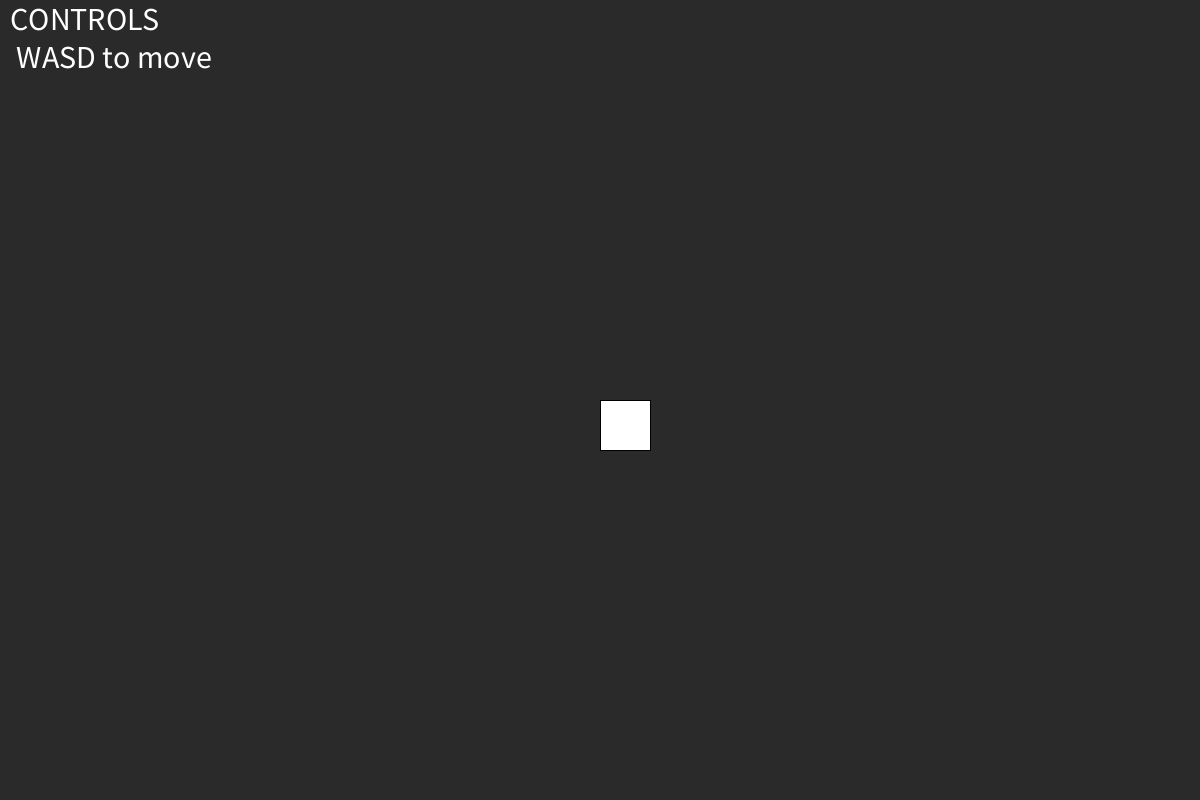
Frame 1 (no input)
Frame 60 (the mouse pressed at the canvas centre just before this capture): identical to frame 1, image omitted
Frame 120 (the mouse held since frame 60 and released just before this capture): identical to frame 1, image omitted

The Processing sketch that drew this single still picture (run headless with seeded random() and noise(); from frame 60 on, the mouse is pressed at the canvas centre):

// Processing sketch: squaredude
// ── squaredude.pde
// declaration
Player p1;

void setup() {
  size(1200, 800);
  
  // initialize var
  p1 = new Player(width / 2, height / 2, 50, 50);
}

void draw(){
  background(42);
  
  p1.render();
  p1.move();
  p1.upwards();
  p1.downwards();
  
  textSize(32);
  fill(255, 255, 255);
  text("CONTROLS \n WASD to move", 10, 30);
}

void keyPressed() {
  if(key == 'a') {
    p1.isMovingLeft = true;
  }
  
  if(key == 'd') {
    p1.isMovingRight = true;
  }
  
  if(key == 'w') {
    p1.isMovingUp = true;
  }
  
  if(key == 's') {
    p1.isMovingDown = true;
  }
}

void keyReleased() {
  if(key == 'a') {
    p1.isMovingLeft = false;
  }
  
  if(key == 'd') {
    p1.isMovingRight = false;
  }
  
  if(key == 'w') {
    p1.isMovingUp = false;
  }
  
  if(key == 's') {
    p1.isMovingDown = false;
  }
}

// ── Player.pde
class Player {
  // variables
  int x;
  int y;
  int w;
  int h;
  
  int speed;
  
  boolean isMovingLeft;
  boolean isMovingRight;
  boolean isMovingUp;
  boolean isMovingDown;
  
  // constructor
  Player(int startingX, int startingY, int startingW, int startingH) {
    x = startingX;
    y = startingY;
    w = startingW;
    h = startingH;
    
    isMovingLeft = false;
    isMovingRight = false;
    isMovingUp = false;
    isMovingDown = false;
    
    speed = 10;
  }
  
  // functions
  void render() {
    rect(x, y, w, h);
  }
  
  void move() {
    if(isMovingLeft == true) {
      x -= speed;
    }
    
    if(isMovingRight == true) {
      x += speed;
    }
  }
  
  void upwards() {
    if (isMovingUp == true) {
      y -=speed;
    }
  }
  
  void downwards() {
    if (isMovingDown == true) {
      y += speed;
    }
  }    
}
